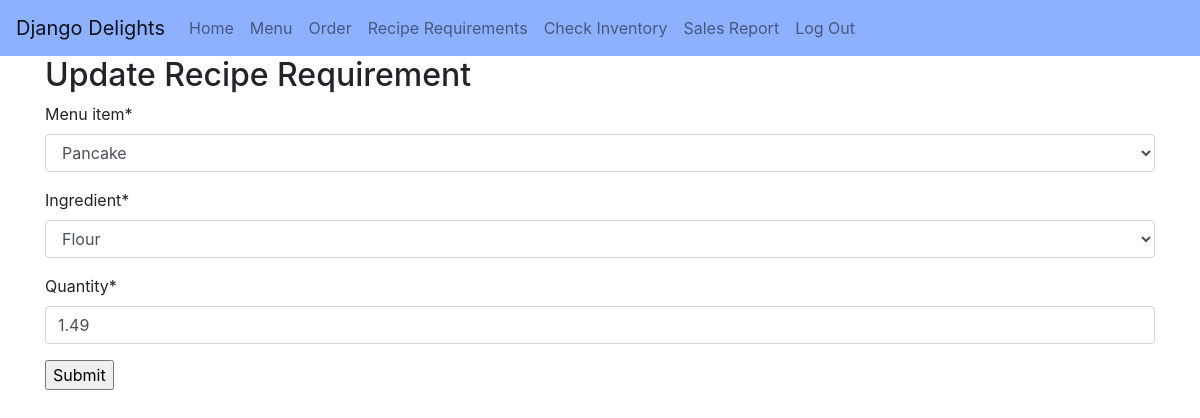
Screenshot of /reciperequirement/update/1 (signed in) with the database file from the repository.
### inventory/models.py (models this page shows, shortened)
class RecipeRequirement(models.Model):
    menu_item = models.ForeignKey(MenuItem, on_delete=models.CASCADE)
    ingredient = models.ForeignKey(Ingredient, on_delete=models.CASCADE)
    quantity = models.DecimalField(max_digits=10, decimal_places=2)

### inventory/views.py (the view)
# urls.py: path('reciperequirement/update/<pk>', views.RecipeRequirementUpdate.as_view(), name='reciperequirementupdate'),
class RecipeRequirementUpdate(LoginRequiredMixin, UpdateView):
    model = RecipeRequirement
    template_name = 'inventory/reciperequirement_update_form.html'
    form_class = RecipeRequirementUpdateForm

### inventory/forms.py
class RecipeRequirementUpdateForm(forms.ModelForm):
    class Meta:
        model = RecipeRequirement
        fields = '__all__'

### inventory/models.py (called while the page is built)
    def __str__(self) -> str:
        return self.name

    def __str__(self) -> str:
        return self.name

### inventory/templates/inventory/reciperequirement_update_form.html (shortened to what this page needs)
{% extends './base.html' %}
{% load crispy_forms_tags %}
{% block content %}
<div class="container">
  <h2>Update Recipe Requirement</h2>
  <form method="post">
  <div>
    {{ form|crispy }}
    <input type="submit" value="Submit" />
  </div>
  </form>
</div>
{% endblock %}

### rows the page displays
RecipeRequirement: menu_item "Pancake", ingredient "Flour", quantity "1.49"
